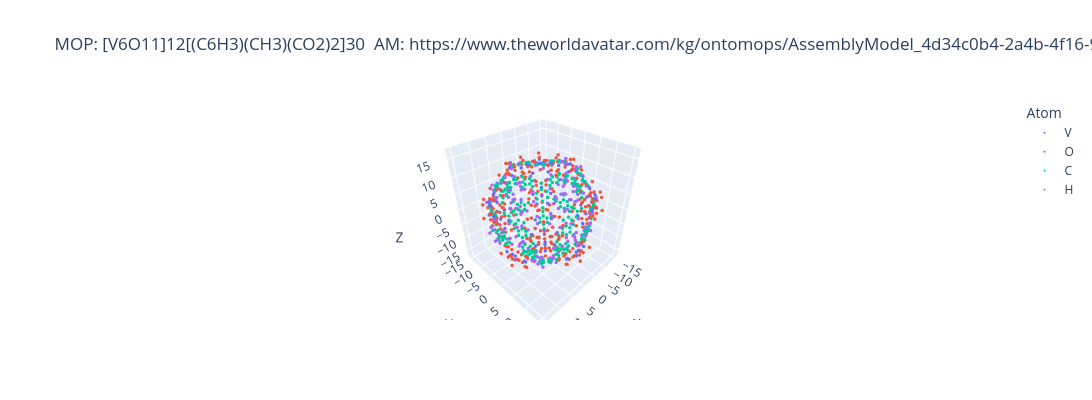

This figure's notebook cell:
### Code cell
# To visualise the MOP, we can use the same method as before
hypothetical_mop_fig = hypothetical_mop.visualise()

### Figure 1 — Plotly figure (JSON) as saved in the notebook; plotly's stock layout.template omitted (floating-point values rounded to 4 significant figures; data arrays with more than 128 entries replaced by an {"elided": "..."} marker saying what was removed)
{"data": [{"hovertemplate": "Atom=V<br>X=%{x}<br>Y=%{y}<br>Z=%{z}<extra></extra>", "legendgroup": "V", "marker": {"color": "#636efa", "size": 2, "symbol": "circle"}, "mode": "markers", "name": "V", "scene": "scene", "showlegend": true, "type": "scatter3d", "x": [-2.207, -5.027, -2.432, -3.544, -0.03378, 0.6359, 13.25, 11.64, 11.12, 13.39, 13.95, 12.6, 10.02, 7.778, 7.503, 10.4, 11.74, 9.991, 5.696, 6.423, 8.193, 3.22, 3.012, 6.105, 2.169, 2.353, 4.989, -0.6954, 0.05801, 3.574, -12.24, -10.58, -9.82, -12.71, -13.26, -11.53, 12.2, 9.816, 10.5, 11.51, 13.24, 12.66, -5.733, -8.224, -6.494, -6.068, -3.007, -3.299, -0.5017, 2.203, -0.9921, 1.681, -1.836, -3.48, 0.4698, 1.002, -2.225, 3.446, 1.728, -1.768, -13.29, -11.18, -11.63, -12.64, -14.0, -13.42, -10.06, -7.577, -7.77, -10.06, -11.78, -10.41], "y": [-1.233, -1.726, -4.172, 1.486, 1.023, -2.473, -5.195, -7.762, -5.906, -5.668, -2.518, -2.693, 10.47, 10.47, 12.09, 8.06, 8.19, 10.72, -12.43, -12.74, -10.65, -13.45, -11.8, -10.13, 1.196, 4.13, 1.732, 2.367, -1.118, -1.498, -2.089, 0.1642, -3.318, 0.674, -2.494, -4.96, 2.053, 3.319, -0.181, 4.899, 2.375, -0.7475, 12.39, 10.61, 12.66, 10.09, 11.81, 13.45, -12.96, -13.08, -13.81, -11.2, -10.78, -12.44, 12.92, 13.78, 13.04, 12.34, 10.72, 11.21, 5.153, 5.829, 7.726, 2.611, 2.521, 5.7, -10.51, -12.14, -10.53, -10.7, -8.193, -8.139], "z": [-15.03, -13.75, -13.91, -14.23, -14.68, -14.54, 5.383, 4.587, 7.59, 2.287, 3.87, 7.163, 4.59, 6.78, 3.611, 6.56, 3.256, 1.461, -6.738, -3.705, -5.997, -5.11, -8.27, -8.837, 15.02, 13.93, 13.71, 14.51, 14.66, 14.23, 8.845, 10.26, 10.45, 7.439, 5.892, 7.791, -8.858, -10.45, -10.29, -7.737, -5.901, -7.516, 6.728, 6.037, 3.681, 8.833, 8.204, 5.051, 8.015, 6.434, 5.02, 9.427, 9.86, 7.17, -8.027, -5.059, -6.396, -7.228, -9.904, -9.416, -5.399, -7.623, -4.633, -7.117, -3.815, -2.31, -4.6, -3.59, -6.77, -1.47, -3.341, -6.627]}, {"hovertemplate": "Atom=O<br>X=%{x}<br>Y=%{y}<br>Z=%{z}<extra></extra>", "legendgroup": "O", "marker": {"color": "#EF553B", "size": 2, "symbol": "circle"}, "mode": "markers", "name": "O", "scene": "scene", "showlegend": true, "type": "scatter3d", "x": {"elided": "252 float values"}, "y": {"elided": "252 float values"}, "z": {"elided": "252 float values"}}, {"hovertemplate": "Atom=C<br>X=%{x}<br>Y=%{y}<br>Z=%{z}<extra></extra>", "legendgroup": "C", "marker": {"color": "#00cc96", "size": 2, "symbol": "circle"}, "mode": "markers", "name": "C", "scene": "scene", "showlegend": true, "type": "scatter3d", "x": {"elided": "270 float values"}, "y": {"elided": "270 float values"}, "z": {"elided": "270 float values"}}, {"hovertemplate": "Atom=H<br>X=%{x}<br>Y=%{y}<br>Z=%{z}<extra></extra>", "legendgroup": "H", "marker": {"color": "#ab63fa", "size": 2, "symbol": "circle"}, "mode": "markers", "name": "H", "scene": "scene", "showlegend": true, "type": "scatter3d", "x": {"elided": "180 float values"}, "y": {"elided": "180 float values"}, "z": {"elided": "180 float values"}}], "layout": {"autosize": false, "height": 400, "legend": {"title": {"text": "Atom"}, "tracegroupgap": 0}, "scene": {"domain": {"x": [0, 1], "y": [0, 1]}, "xaxis": {"title": {"text": "X"}}, "yaxis": {"title": {"text": "Y"}}, "zaxis": {"title": {"text": "Z"}}}, "title": {"text": "MOP: [V6O11]12[(C6H3)(CH3)(CO2)2]30\n AM: https://www.theworldavatar.com/kg/ontomops/AssemblyModel_4d34c0b4-2a4b-4f16-98dd-97c5ce7349a5"}, "width": 1200}}
